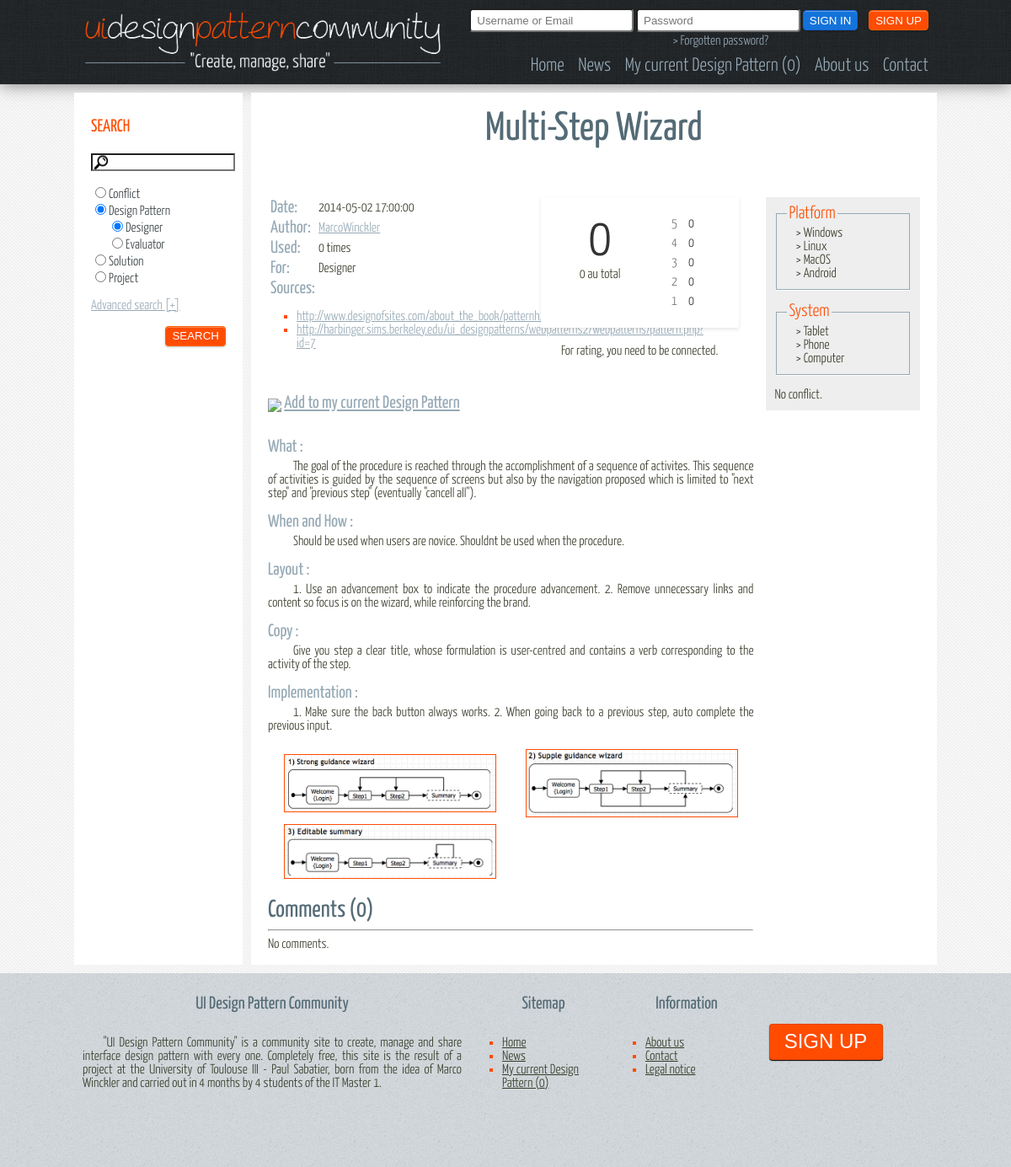
The app's page /view/details.php?type=DesignPattern&id=2 with its own data.
### tables this page shows
CREATE TABLE IF NOT EXISTS `DesignPattern` (
  `idDesignPattern` INT(11) NOT NULL AUTO_INCREMENT,
  `name` VARCHAR(150) NOT NULL,
  `what` TEXT NOT NULL,
  `whenAndHow` TEXT NULL DEFAULT NULL,
  `layout` TEXT NULL DEFAULT NULL,
  `copy` TEXT NULL DEFAULT NULL,
  `implementation` TEXT NULL DEFAULT NULL,
  `descriptionImage` TEXT NULL DEFAULT NULL,
  `nbUsage` INT(11) NULL DEFAULT NULL,
  `nbComments` INT(11) NULL DEFAULT NULL,
  `nbRates` INT(11) NULL DEFAULT NULL,
  `rate` DOUBLE NULL DEFAULT NULL,
  `date` DATETIME NULL DEFAULT NULL,
  `target` ENUM('Designer','Evaluator') NOT NULL,
  `login` VARCHAR(30) NOT NULL,
  PRIMARY KEY (`idDesignPattern`),
  INDEX `fk_DesignPattern_User1_idx` (`login` ASC),
  CONSTRAINT `fk_DesignPattern_User1`
    FOREIGN KEY (`login`)
    REFERENCES `User` (`login`)
    ON DELETE NO ACTION
    ON UPDATE NO ACTION);

CREATE TABLE IF NOT EXISTS `Source` (
  `idSource` INT(11) NOT NULL AUTO_INCREMENT,
  `idDesignPattern` INT(11) NOT NULL,
  `author` VARCHAR(30) NULL DEFAULT NULL,
  `link` VARCHAR(250) NULL DEFAULT NULL,
  PRIMARY KEY (`idSource`),
  INDEX `fk_Source_DesignPattern1_idx` (`idDesignPattern` ASC),
  CONSTRAINT `fk_Source_DesignPattern1`
    FOREIGN KEY (`idDesignPattern`)
    REFERENCES `DesignPattern` (`idDesignPattern`)
    ON DELETE NO ACTION
    ON UPDATE NO ACTION);

CREATE TABLE IF NOT EXISTS `ImageDesignPattern` (
  `idImage` INT(11) NOT NULL AUTO_INCREMENT,
  `idDesignPattern` INT(11) NOT NULL,
  `link` VARCHAR(250) NOT NULL,
  `description` TEXT NULL DEFAULT NULL,
  PRIMARY KEY (`idImage`),
  INDEX `fk_ImageDesignPattern_DesignPattern_idx` (`idDesignPattern` ASC),
  CONSTRAINT `fk_ImageDesignPattern_DesignPattern`
    FOREIGN KEY (`idDesignPattern`)
    REFERENCES `DesignPattern` (`idDesignPattern`)
    ON DELETE NO ACTION
    ON UPDATE NO ACTION);

CREATE TABLE IF NOT EXISTS `Platform` (
  `idPlatform` INT(11) NOT NULL AUTO_INCREMENT,
  `name` VARCHAR(30) NOT NULL,
  `description` VARCHAR(100) NULL DEFAULT NULL,
  `icon` VARCHAR(45) NOT NULL,
  `login` VARCHAR(30) NOT NULL,
  PRIMARY KEY (`idPlatform`),
  INDEX `fk_platform_login` (`login` ASC),
  CONSTRAINT `Platform_ibfk_1`
    FOREIGN KEY (`login`)
    REFERENCES `User` (`login`));

CREATE TABLE IF NOT EXISTS `System` (
  `idSystem` INT(11) NOT NULL AUTO_INCREMENT,
  `name` VARCHAR(30) NOT NULL,
  `description` VARCHAR(100) NULL DEFAULT NULL,
  `icon` VARCHAR(45) NOT NULL,
  `login` VARCHAR(30) NOT NULL,
  PRIMARY KEY (`idSystem`),
  INDEX `fk_system_login` (`login` ASC),
  CONSTRAINT `System_ibfk_1`
    FOREIGN KEY (`login`)
    REFERENCES `User` (`login`));

### controller/toolkit/ToolKitDisplay.php (the view, shortened to what the rows shown need)
<?php
require_once($_SERVER['DOCUMENT_ROOT']."/site/model/implementation/Database.php");
require_once($_SERVER['DOCUMENT_ROOT']."/site/controller/toolkit/Session.php");
class ToolKitDisplay {
    public static function displayText($name, $data) {
        echo "<div id=\"textDisplay\">";
        echo "<h3>".$name."</h3>";
        echo "<div class=\"retrait\">";
        if ($data != "") {
            echo $data;
        } else {
            echo "No data";
        }
        echo "</div>";
        echo "</div><br/>";
    }
    public static function displayRate($id, $nbRates, $rate, $tableAsk, $session) {
        echo "<div id=\"details_rate\">";
        echo "<div class=\"rating-box\">";
        echo "<div class=\"score-container\"><span class=\"score\">".round($rate, 1)."</span><br>".$nbRates." au total</div>";
        echo "<div class=\"rating-histogram\">";
        $five = Database::getOneData("SELECT COUNT(*) as nb FROM Note".$tableAsk." WHERE id".$tableAsk." = ".$id." AND note = 5;")['nb'];
        $max = $five;
        if ($max == 0) {
            $max = 1;
        }
        ToolKitDisplay::displayRateBar($five, 5, ($five * 100) / $max, "five");
        echo "</div>";
        echo "</div>";
        if (isset($session->login)) {
            $alreadyRate = Database::getOneData("SELECT count(note) as nb, note FROM Note".$tableAsk." WHERE id".$tableAsk." = ".$id." AND login = \"".$session->login."\"");
            if ($alreadyRate['nb'] > 0) {
                echo"<center><h3>You already rate:</h3> <input id=\"rateNumber\" type=\"number\" min=\"0\" max=\"5\" size=\"1\" value=\"".$alreadyRate['note']."\"/>&nbsp;&nbsp;<a href=\"#\" onClick=\"return addRate('".$tableAsk."', ".$id.", '".$session->login."', $('#rateNumber'));\"><h3>Modify !</h3></a> "
                        ."or <a href=\"#\" onClick=\"return removeRate('".$tableAsk."', ".$id.", '".$session->login."', $('#rateNumber'));\"><h3>Remove !</h3></a></center>";
            } else {
                echo"<center><h3>Give a rate between 0 and 5:</h3> <input id=\"rateNumber\" type=\"number\" min=\"0\" max=\"5\" size=\"1\"/>&nbsp;&nbsp;<a href=\"#\" onClick=\"return addRate('".$tableAsk."', ".$id.", '".$session->login."', $('#rateNumber'));\"><h3>Rate !</h3></a></center>";
            }
        } else {
            echo "<center>For rating, you need to be connected.</center>";
        }
        echo "</div>";
    }
    public static function displayRateBar($nb, $rateSearch, $percent, $nameStyle) {
        echo "<div class=\"rating-bar-container ".$nameStyle."\">";
        echo "<span class=\"bar-label\">".$rateSearch."</span>";
        echo "<span class=\"bar-number\">".$nb."</span>";
        echo "</div>";
    }
    public static function displayCommentsLittles($id, $nbComments, $tableAsk, $session) {
        $reponse = Database::getAllData("SELECT * FROM Comment".$tableAsk." WHERE id".$tableAsk." = ".$id." ORDER BY DATE DESC LIMIT 0, 3");
        echo "<article id=\"commentsDetails\">";
        echo "<br/><h2 id=\"h2CommentsConflict\">Comments (".$nbComments.")</h2><hr/>";
        if ($reponse->rowCount() == 0) {
            echo 'No comments.<br/>';
        }
        echo "<br/></article>";
    }
    public static function cartLink($id, $selector, $destroyWhenRemove) {
        $session = Session::getInstance();
        $removeIt = "";
        if ($destroyWhenRemove) {
            $removeIt .= "true";
        } else {
            $removeIt .= "false";
        }
        if (isset($session->login)) {
            $data = Database::getOneData("SELECT idProject FROM Project WHERE login = \"".$session->login."\" AND current = 1;");
            $exist = DataBase::getOneData("SELECT COUNT(*) as nbExist FROM ProjectDesignPattern WHERE idProject = ".$data['idProject']." AND idDesignPattern = ".$id.";");
            if ($exist['nbExist'] > 0) {
                $fct = "<img src=\"/site/img/vrac/croix.png\" style=\"vertical-align:bottom;width:20px\"/> <a href=\"#\" onClick=\"return removeFromCart(".$id.", $(this), ".$removeIt.");\">Remove my current Design Pattern</a>";
                return $fct;
            }else {
                return "<img src=\"/site/img/vrac/add.png\" style=\"vertical-align:bottom;width:20px\"/> <a href=\"#\" onClick=\"return addToCart(".$id.", $(this), ".$removeIt.");\">Add to my current Design Pattern</a>";
            }
        }else {
            if (!isset($session->currentDP)) {
                return "<img src=\"/site/img/vrac/add.png\" style=\"vertical-align:bottom;width:20px\"/> <a href=\"#\" onClick=\"return addToCart(".$id.", $(this), ".$removeIt.");\">Add to my current Design Pattern</a>";
            }
        }
    }
}

### controller/toolkit/ToolkitDetails.php (shortened to what the rows shown need)
<?php
require_once($_SERVER['DOCUMENT_ROOT']."/site/model/implementation/Database.php");
require_once($_SERVER['DOCUMENT_ROOT']."/site/controller/toolkit/ToolkitDisplayDesignPattern.php");
require_once($_SERVER['DOCUMENT_ROOT']."/site/model/implementation/designpattern/DesignPattern.php");
class ToolkitDetails {
    public static function displayDetailsDesignPattern($id, $session) {
        $dp = DesignPattern::getDB($id);
        if ($dp != false) {
            echo "<h1>".$dp->getName()."</h1><br/>";
            echo "<div id=\"contentDP\">";
            echo "<div id=\"contenuHautDP\">";
            echo "<div id=\"contenuGaucheDP\">";
            echo "<table>";
            echo "<tr><td><h3>Date:</h3></td><td>".$dp->getDate()."</td></tr>";
            echo "<tr><td><h3>Author:</h3></td><td><a href=\"/site/view/user.php?user=".$dp->getLogin()."\">".$dp->getLogin()."</a></td></tr>";
            echo "<tr><td><h3>Used:</h3></td><td>".$dp->getNbUsage()." times</td></tr>";
            echo "<tr><td><h3>For:</h3></td><td>".ETarget::getNameEnum($dp->getTarget())."</td></tr>";
            echo "<tr><td><h3>Sources:</h3></td><td>";
            echo "</td></tr></table>";
            ToolkitDisplayDesignPattern::displaySources($id);
            echo "</div>";
            echo "<div id=\"contenuDroitDP\">";
            ToolkitDisplay::displayRate($id, $dp->getNbRates(), $dp->getRate(), "DesignPattern", $session);
            echo "</div>";
            echo "</div>";
            echo "<div id=\"addProposeDP\">";
            echo "<h3>".ToolkitDisplay::cartLink($id, "this", false)."</h3>";
            echo "</div><br/><br/>";
            echo "<article id=\"contenuCommentsDP\">";
            ToolKitDisplay::displayText("What : ", $dp->getWhat());
            ToolkitDisplayDesignPattern::displayImages($id);
            ToolkitDisplay::displayCommentsLittles($id, $dp->getNbComments(), "DesignPattern", $session);
            echo "</article>";
            echo "</div>";
            echo "<aside id=\"asideCategorieConflictDP\">";
            ToolkitDisplayDesignPattern::displayCriteria($id);
            echo "<article>";
            $data = Database::getOneData("SELECT COUNT(*) as nb FROM ConflictDesignPattern WHERE idDesignPattern=".$id.";");
            if ($data['nb'] != 0) {
                echo "<a href=\"\"><h2>Conflicts (".$data['nb']."):</h2></a>";
                $reponse = Database::getAllData("SELECT c.idConflict, c.name, c.date, c.login FROM Conflict c, ConflictDesignPattern cdp WHERE cdp.idDesignPattern = ".$id." AND c.idConflict = cdp.idConflict ;");
                foreach ($reponse as $row) {
                    echo "<fieldset style=\"border: 1px solid #96A9B5;box-shadow: 0 1px 0 #FFFFFF;\"><h3><a href=\"details.php?type=Conflict&id=".$row['idConflict']."\">".$row['name']."</a></h3>";
                    echo "Signaled ".$row['date']." by <a href=\"\">".$row['login']."</a><br/>";
                    $data = Database::getOneData("SELECT COUNT(*) as nb FROM Solution WHERE idconflict = ".$row['idConflict']);
                    $dataCom = Database::getOneData("SELECT COUNT(*) as nb FROM CommentConflict WHERE idConflict = ".$row['idConflict']);
                    echo "<a href=\"\">".$data['nb']." solutions</a> | <a href=\"\">".$dataCom['nb']." coms</a><br/>";
                    echo "</fieldset>";
                }
            } else {
                echo "No conflict.";
            }
            echo "</article>";
            echo "</aside>";
        } else {
            echo "Error 404 !!";
        }
    }
}
?>

### controller/toolkit/ToolkitDisplayDesignPattern.php (shortened to what the rows shown need)
<?php
require_once($_SERVER['DOCUMENT_ROOT']."/site/model/implementation/Database.php");
class ToolkitDisplayDesignPattern {
    public static function displayImages($id) {
        $reponse = Database::getAllData("SELECT link FROM ImageDesignPattern WHERE idDesignPattern = ".$id.";");
        echo "<table style=\"text-align:center\">";
        $i = 0;
        foreach ($reponse as $row) {
            if ($i == 0) {
                echo "<tr><td width=\"300px\"><img class=\"img_pattern\" width=\"250px\" src=\"".$row['link']."\" alt=\"img design\" style=\"border:1px solid #FF4C00;\"/></td>";
                $i++;
            } else {
                echo "<td width=\"300px\"><img class=\"img_pattern\" width=\"250px\" src=\"".$row['link']."\" alt=\"img design\" style=\"border:1px solid #FF4C00;\"/></td></tr>";
                $i = 0;
            }
        }
        if ($i != 0) {
            echo "</tr>";
        }
        echo "</table>";
    }
    public static function displaySources($id) {
        $reponse = Database::getAllData("SELECT link FROM Source WHERE idDesignPattern = ".$id.";");
        if ($reponse->rowCount() != 0) {
            echo '<ul>';
            foreach ($reponse as $row) {
                echo "<li><a href=\"".$row['link']."\" target='_blank'>".$row['link']."</a></li>";
            }
            echo '</ul>';
        } else {
            echo "<ul><li>Unsourced.</li></ul>";
        }
    }
    public static function displayCriteria($id) {
        echo "<article>";
        ToolkitDisplayDesignPattern::displayOneCriterion($id, "Platform");
        ToolkitDisplayDesignPattern::displayOneCriterion($id, "System");
        echo "</article>";
    }
    public static function displayOneCriterion($id, $name) {
        $reponse = Database::getAllData("SELECT n.name FROM ".$name."DesignPattern nDP, ".$name." n WHERE nDP.id".$name." = n.id".$name." AND idDesignPattern = ".$id.";");
        if ($reponse->rowCount() != 0) {
            echo "<fieldset style=\"border: 1px solid #96A9B5;box-shadow: 0 1px 0 #FFFFFF;\"><legend style=\"font-size: 1.3em;color:#FF4C00;\">".$name."</legend>";
            foreach ($reponse as $row) {
                echo "<font style=\"padding-left:10px\">> ".$row['name']."</font><br/>";
            }
            echo "</fieldset><br/>";
        }
    }
}

### records on screen
designpattern: name "Multi-Step Wizard", date "2014-05-02 17:00:00", login "MarcoWinckler", nbUsage "0", rate "0", nbRates "0", what "The goal of the procedure is reached through the accomplishment of a sequence of activites. This sequence of activities is guided by the sequence of screens but also by the navigation proposed which is limited to \"next step\" and \"previous step\" (eventually \"cancell all\"). Should be used when users are novice. Shouldnt be used when the procedure. 1. Use an advancement box to indicate the procedure advancement. 2. Remove unnecessary links and content so focus is on the wizard, while reinforcing the brand. Give you step a clear title, whose formulation is user-centred and contains a verb corresponding to the activity of the step. 1. Make sure the back button always works. 2. When going back to…", nbComments "0"
source: link "http://www.designofsites.com/about_the_book/patternh1.pdf"
source: link "http://harbinger.sims.berkeley.edu/ui_designpatterns/webpatterns2/webpatterns/pattern.php?id=7"
imagedesignpattern: link (picture)
imagedesignpattern: link (picture)
imagedesignpattern: link (picture)
platform: name "Windows"
platform: name "Linux"
platform: name "MacOS"
platform: name "Android"
system: name "Tablet"
system: name "Phone"
system: name "Computer"

### other values on screen
$nb "0 0"
ETarget::getNameEnum($dp->getTarget()) "Designer"
$rateSearch "5 4 3 2 1"
$nb "0 0 0 0 0"
$name "What : When and How : Layout : Copy : Implementation :"
$name "Platform System"
